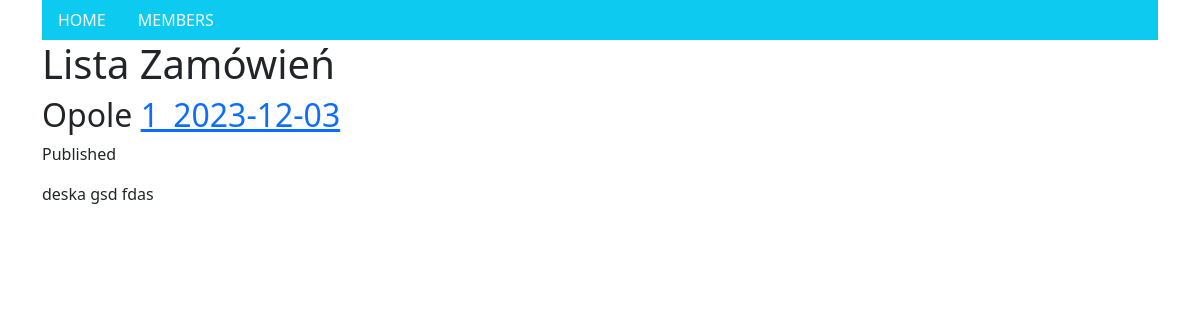
/zamowienia/ (signed in), run on an earlier commit of the app's database.
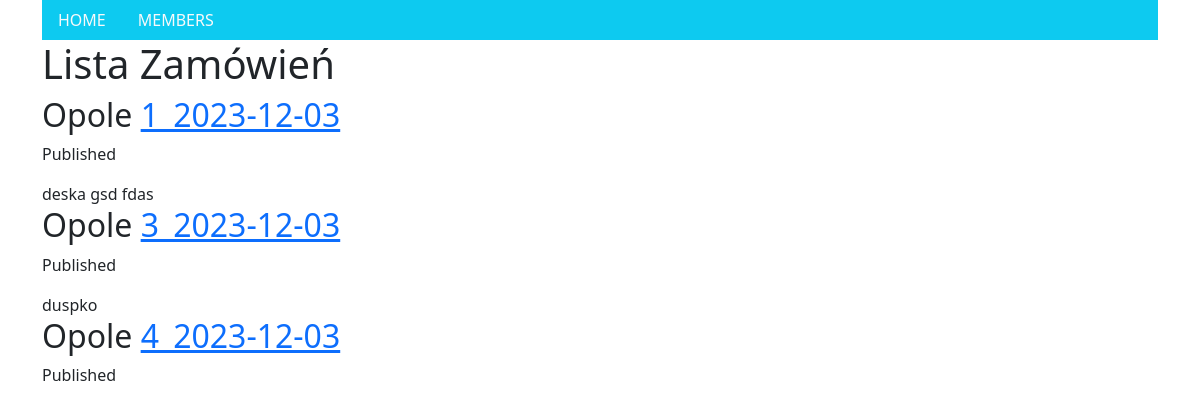
And on a later commit of the database.
### order_display/models.py (models this page shows, shortened)
class Order(models.Model):
    objects = models.Manager()
    published = PublishedManager()
    class Status(models.TextChoices):
        DRAFT = 'DF', 'Draft'
        PUBLISHED = 'PB', 'Published'
    client = models.ForeignKey(Client,
                               on_delete=models.CASCADE,
                               related_name='client')
    created = models.DateField(default = timezone.now)
    due = models.DateField(blank=True)
    slug = models.SlugField(max_length=255, blank=True)
    status = models.CharField(max_length=2,
                              choices=Status.choices,
                              default=Status.PUBLISHED)
    adres = models.CharField(max_length=255, blank=True)
    def get_absolute_url(self):
        return reverse("order_display:order_detail", args=[self.slug])

class Client(models.Model):
    first_name = models.CharField(max_length=20,blank=True)
    last_name = models.CharField(max_length=20,blank=True)
    phone_number = models.IntegerField(blank = True)
    slug = models.SlugField(max_length=255,blank=True, unique=True)
    def __str__(self):
        return self.last_name

class Element(models.Model):
    class Units(models.TextChoices):
        SZTUKI = 'szt'
        M3 = 'm3'
        MB = 'mb'
    name = models.CharField(max_length=20, blank=True)
    width = models.FloatField(blank=True)
    height = models.FloatField(blank=True)
    length = models.FloatField(blank=True)
    count = models.IntegerField(blank=True)
    volume = models.FloatField(blank=True)
    unit = models.CharField(max_length=3,
                              choices=Units.choices,
                              default=Units.M3)
    description = models.TextField(blank = True)
    order = models.ForeignKey(Order,
                              on_delete=models.CASCADE,
                              related_name='element')
    slug = models.SlugField(max_length=255)
    def __str__(self):
        return self.name

### order_display/views.py (the view)
# urls.py: path('', views.OrderListView.as_view(), name = "order_list"),
class OrderListView(LoginRequiredMixin, ListView):
    login_url = '/login/'
    queryset = Order.published.all()
    context_object_name = 'orders'
    paginate_by = 3
    template_name = 'order_display/order_list.html'

### order_display/templates/order_display/order_list.html (shortened to what this page needs)
{% extends "order_display/base.html" %}
{% block content %}
  <h1>Lista Zamówień</h1>
  {% for order in orders %}
    <h2>
        {{ order.client }}
        <a href={{ order.get_absolute_url }}>{{order.slug}}</a>
    </h2>
    <p class="date">
      Published {{ order.publish }}
    </p>
    {% for element in order.element.all %}
        {{element}}
    {% endfor %}
  {% endfor %}
{% endblock %}

What changed in the data, as far as the page shows it:
added Order: client "Opole", slug "3_2023-12-03"
added Element: name "duspko", shown under "Opole"
added Order: client "Opole", slug "4_2023-12-03"
